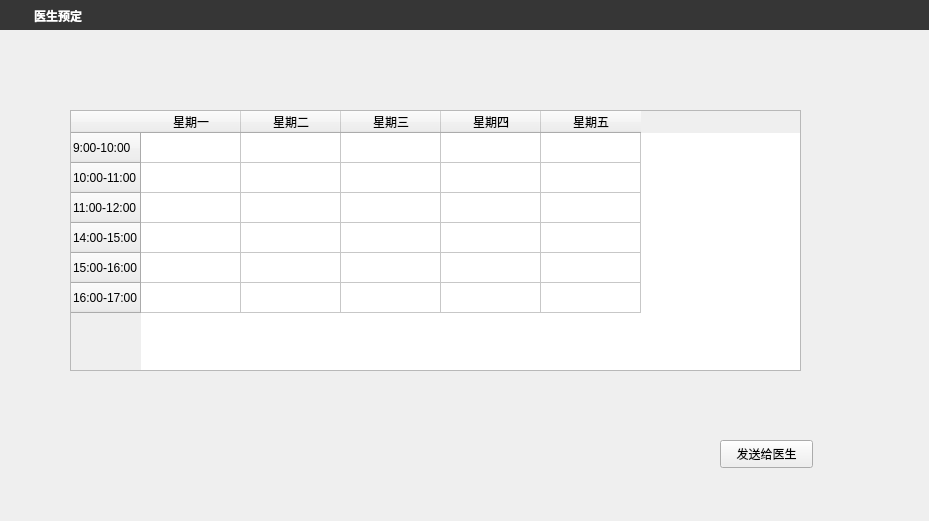
<?xml version="1.0" encoding="UTF-8"?>
<ui version="4.0">
 <class>reserve</class>
 <widget class="QDialog" name="reserve">
  <property name="geometry">
   <rect>
    <x>0</x>
    <y>0</y>
    <width>929</width>
    <height>521</height>
   </rect>
  </property>
  <property name="windowTitle">
   <string>Dialog</string>
  </property>
  <widget class="QWidget" name="widgetTitle" native="true">
   <property name="geometry">
    <rect>
     <x>0</x>
     <y>0</y>
     <width>931</width>
     <height>30</height>
    </rect>
   </property>
   <property name="minimumSize">
    <size>
     <width>0</width>
     <height>30</height>
    </size>
   </property>
   <property name="maximumSize">
    <size>
     <width>16777215</width>
     <height>30</height>
    </size>
   </property>
   <property name="styleSheet">
    <string notr="true">QWidget#widgetTitle{background:#363636;}
QLabel#labelTitle{color:white;padding:8px 0px 5px;}
QPushButton#btnMin,QPushButton#btnMax,QPushButton#btnExit{
        border-radius:0px;
        color: #F0F0F0;
        background-color:rgba(0,0,0,0);
        border-style:none;
    }
QPushButton#btnMin:hover,QPushButton#btnMax:hover{
        background-color: qlineargradient(spread:pad, x1:0, y1:1, x2:0, y2:0, stop:0 rgba(25, 134, 199, 0), stop:1 #5CACEE);
    }
QPushButton#btnExit:hover{
        background-color: qlineargradient(spread:pad, x1:0, y1:1, x2:0, y2:0, stop:0 rgba(238, 0, 0, 128), stop:1 rgba(238, 44, 44, 255));
    }</string>
   </property>
   <layout class="QHBoxLayout" name="horizontalLayout">
    <property name="spacing">
     <number>0</number>
    </property>
    <property name="leftMargin">
     <number>5</number>
    </property>
    <property name="topMargin">
     <number>0</number>
    </property>
    <property name="rightMargin">
     <number>0</number>
    </property>
    <property name="bottomMargin">
     <number>2</number>
    </property>
    <item>
     <widget class="QLabel" name="labelIcon">
      <property name="minimumSize">
       <size>
        <width>26</width>
        <height>26</height>
       </size>
      </property>
      <property name="maximumSize">
       <size>
        <width>26</width>
        <height>26</height>
       </size>
      </property>
      <property name="styleSheet">
       <string notr="true"/>
      </property>
      <property name="text">
       <string/>
      </property>
      <property name="pixmap">
       <pixmap resource="rc.qrc">:/image/logo2.png</pixmap>
      </property>
      <property name="scaledContents">
       <bool>true</bool>
      </property>
     </widget>
    </item>
    <item>
     <widget class="QLabel" name="labelTitle">
      <property name="font">
       <font>
        <family>宋体</family>
        <pointsize>9</pointsize>
        <weight>75</weight>
        <bold>true</bold>
       </font>
      </property>
      <property name="styleSheet">
       <string notr="true"/>
      </property>
      <property name="text">
       <string>医生预定</string>
      </property>
     </widget>
    </item>
    <item>
     <widget class="QPushButton" name="btnMin">
      <property name="sizePolicy">
       <sizepolicy hsizetype="Fixed" vsizetype="Fixed">
        <horstretch>0</horstretch>
        <verstretch>0</verstretch>
       </sizepolicy>
      </property>
      <property name="minimumSize">
       <size>
        <width>30</width>
        <height>30</height>
       </size>
      </property>
      <property name="maximumSize">
       <size>
        <width>30</width>
        <height>30</height>
       </size>
      </property>
      <property name="toolTip">
       <string>最小化</string>
      </property>
      <property name="text">
       <string/>
      </property>
      <property name="autoDefault">
       <bool>true</bool>
      </property>
      <property name="flat">
       <bool>true</bool>
      </property>
     </widget>
    </item>
    <item>
     <widget class="QPushButton" name="btnExit1">
      <property name="sizePolicy">
       <sizepolicy hsizetype="Fixed" vsizetype="Fixed">
        <horstretch>0</horstretch>
        <verstretch>0</verstretch>
       </sizepolicy>
      </property>
      <property name="minimumSize">
       <size>
        <width>30</width>
        <height>30</height>
       </size>
      </property>
      <property name="maximumSize">
       <size>
        <width>30</width>
        <height>30</height>
       </size>
      </property>
      <property name="toolTip">
       <string>退出</string>
      </property>
      <property name="text">
       <string/>
      </property>
      <property name="autoDefault">
       <bool>true</bool>
      </property>
      <property name="flat">
       <bool>true</bool>
      </property>
     </widget>
    </item>
   </layout>
  </widget>
  <widget class="QTableWidget" name="tableWidget">
   <property name="geometry">
    <rect>
     <x>70</x>
     <y>110</y>
     <width>731</width>
     <height>261</height>
    </rect>
   </property>
   <row>
    <property name="text">
     <string>9:00-10:00</string>
    </property>
   </row>
   <row>
    <property name="text">
     <string>10:00-11:00</string>
    </property>
   </row>
   <row>
    <property name="text">
     <string>11:00-12:00</string>
    </property>
   </row>
   <row>
    <property name="text">
     <string>14:00-15:00</string>
    </property>
   </row>
   <row>
    <property name="text">
     <string>15:00-16:00</string>
    </property>
   </row>
   <row>
    <property name="text">
     <string>16:00-17:00</string>
    </property>
   </row>
   <column>
    <property name="text">
     <string>星期一</string>
    </property>
   </column>
   <column>
    <property name="text">
     <string>星期二</string>
    </property>
   </column>
   <column>
    <property name="text">
     <string>星期三</string>
    </property>
   </column>
   <column>
    <property name="text">
     <string>星期四</string>
    </property>
   </column>
   <column>
    <property name="text">
     <string>星期五</string>
    </property>
   </column>
  </widget>
  <widget class="QPushButton" name="pushButton">
   <property name="geometry">
    <rect>
     <x>720</x>
     <y>440</y>
     <width>93</width>
     <height>28</height>
    </rect>
   </property>
   <property name="text">
    <string>发送给医生</string>
   </property>
  </widget>
 </widget>
 <resources>
  <include location="rc.qrc"/>
 </resources>
 <connections/>
</ui>
